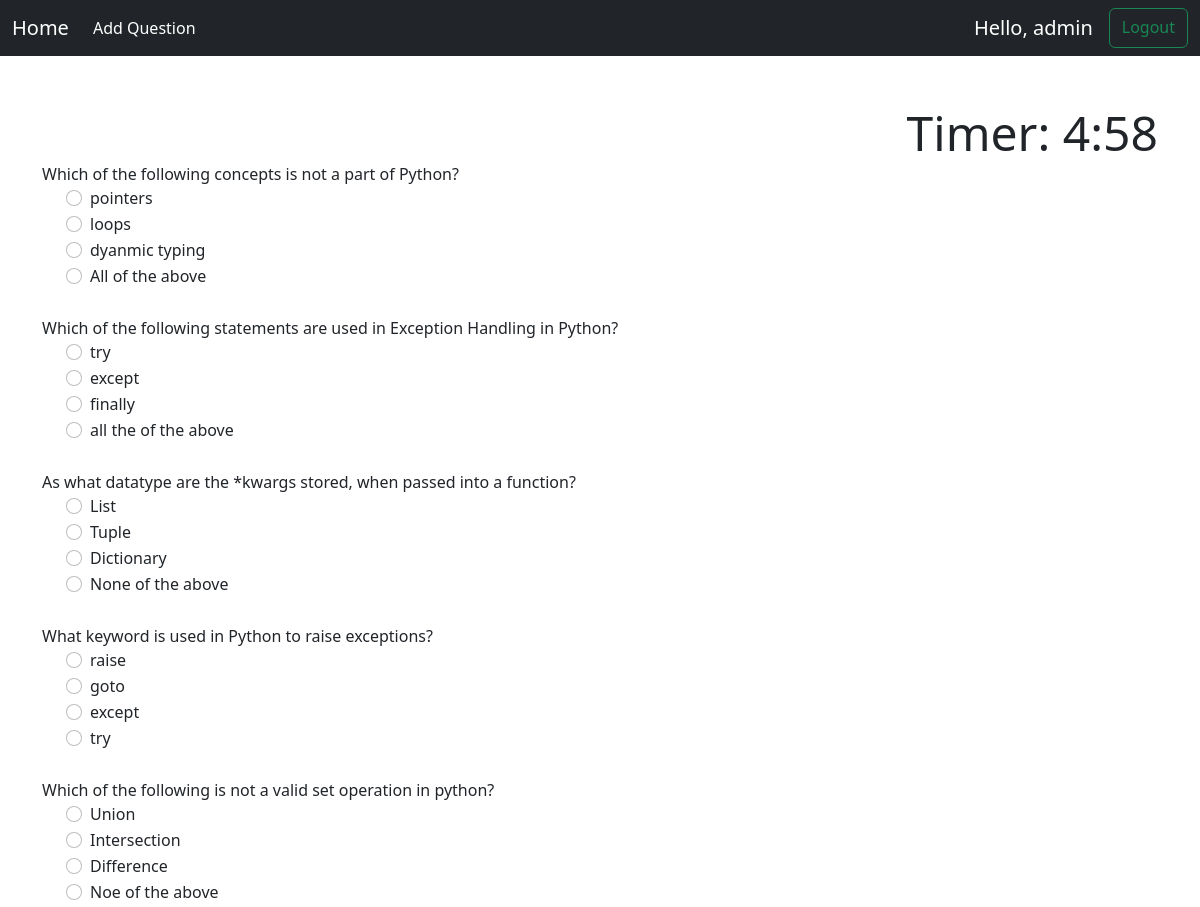
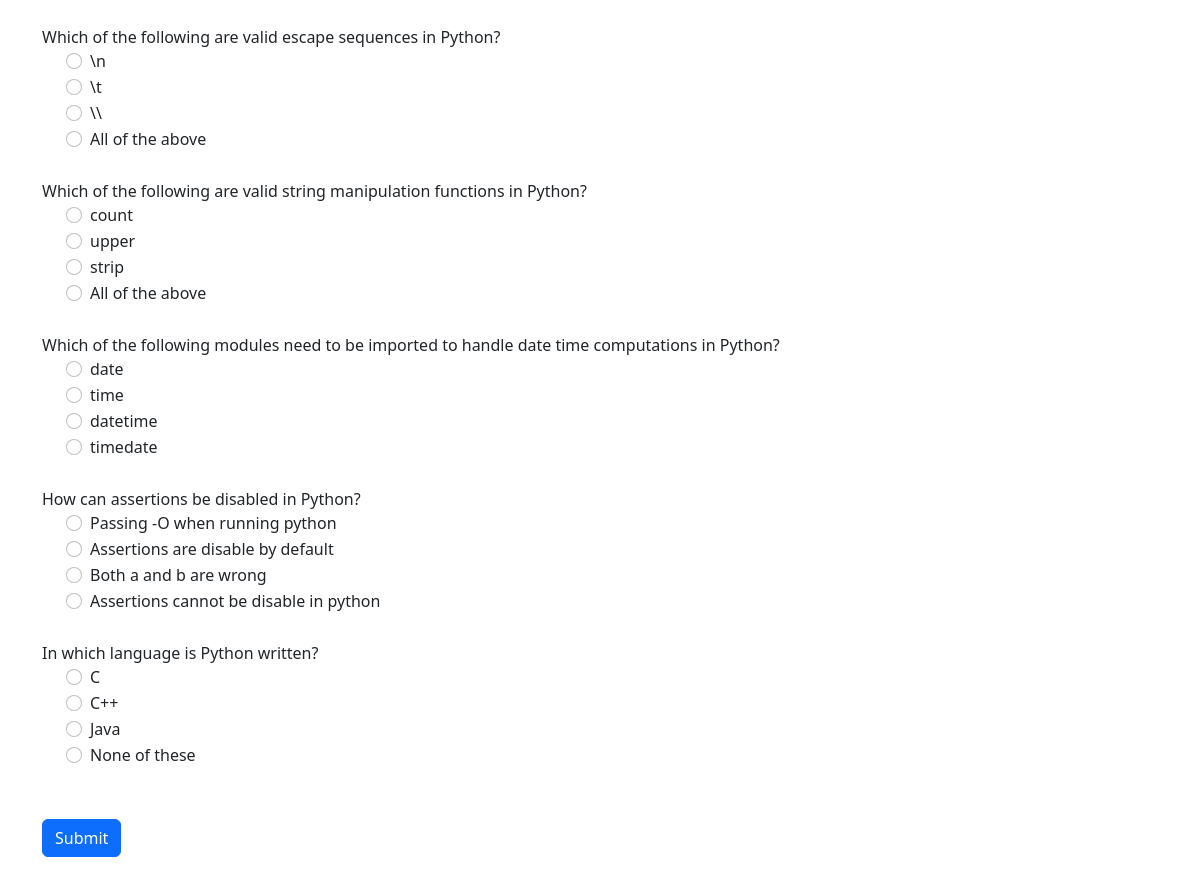
The app's page /home/ (signed in) with its own data (2 pictures, top to bottom).
### app/models.py (models this page shows, shortened)
class QuesModel(models.Model):
    question = models.CharField(max_length=200,null=True)
    op1 = models.CharField(max_length=200,null=True)
    op2 = models.CharField(max_length=200,null=True)
    op3 = models.CharField(max_length=200,null=True)
    op4 = models.CharField(max_length=200,null=True)
    ans = models.CharField(max_length=200,null=True)

### app/views.py (the view)
# urls.py: path('home/', home,name='home'),
@login_required(login_url='login')
def home(request):
    if request.method == 'POST':
        print(request.POST)
        questions = QuesModel.objects.all()
        score = 0
        wrong = 0
        correct = 0
        total = 0
        for q in questions:
            total += 1
            print(request.POST.get(q.question))
            print(q.ans)
            if q.ans == request.POST.get('quest'+str(q.id)):
                score += 10
                correct += 1
            else:
                wrong += 1
        percent = score/(total*10) * 100
        context = {
            'score': score,
            'time': request.POST.get('timer'),
            'correct': correct,
            'wrong': wrong,
            'percent': percent,
            'total': total
        }
        return render(request, 'result.html', context)
    else:
        questions = QuesModel.objects.all()
        context = {
            'questions': questions
        }
        return render(request, 'home.html', context)

### templates/home.html (shortened to what this page needs)
{% extends 'quiz/dependencies.html' %} {% block content %} {% load static %}
<div class="container">
  <div class="display-5 mt-5" align="right" id="displaytimer"></div>
  <form method="post" action="" id="myform">
    {% csrf_token %} {% for q in questions%}
    <div class="form-group">
      <label for="question">{{q.question}}</label>
    </div>
    <div class="form-check">
      <div class="form-check">
        <input
          class="form-check-input"
          type="radio"
          name="quest{{q.id}}"
          id="gridRadios1"
          value="option1"
        />
        <label class="form-check-label" for="gridRadios1"> {{q.op1}} </label>
      </div>
      <div class="form-check">
        <input
          class="form-check-input"
          type="radio"
          name="quest{{q.id}}"
          id="gridRadios2"
          value="option2"
        />
        <label class="form-check-label" for="gridRadios2"> {{q.op2}} </label>
      </div>
      <div class="form-check">
        <input
          class="form-check-input"
          type="radio"
          name="quest{{q.id}}"
          id="gridRadios1"
          value="option3"
        />
        <label class="form-check-label" for="gridRadios1"> {{q.op3}} </label>
      </div>
      <div class="form-check">
        <input
          class="form-check-input"
          type="radio"
          name="quest{{q.id}}"
          id="gridRadios2"
          value="option4"
        />
        <label class="form-check-label" for="gridRadios2"> {{q.op4}} </label>
      </div>
      <br />
    </div>
    {% endfor %}
    <br />
    <button type="submit" class="btn btn-primary">Submit</button>
  </form>
</div>
{% endblock %}

### templates/quiz/dependencies.html (shortened to what this page needs)
{% load static %}
<html>
  <head>
    <link
      href="https://cdn.jsdelivr.net/npm/bootstrap@5.2.0-beta1/dist/css/bootstrap.min.css"
      rel="stylesheet"
    />
  </head>
  <body>
    {% include 'quiz/navbar.html' %} {% block content %} {% endblock %}
    <br />
  </body>
</html>

### templates/quiz/navbar.html (shortened to what this page needs)
{% load static %}
<nav class="navbar navbar-expand-lg navbar-dark bg-dark">
  <div class="container-fluid">
    <a class="navbar-brand" href="{% url 'home'%}">Home</a>
    <div class="collapse navbar-collapse" id="navbarSupportedContent">
      <ul class="navbar-nav me-auto mb-2 mb-lg-0">
        {% if user.is_superuser %}
        <li class="nav-item">
          <a
            class="nav-link active"
            aria-current="page"
            href="{% url 'addQuestion' %}"
            >Add Question</a
          >
        </li>
        {% endif %}
      </ul>
      <div class="d-flex">
        {% if user.is_authenticated %}
        <span class="nav-link navbar-brand">Hello, {{request.user}}</span>
        <a class="btn btn-outline-success" href="{% url 'logout' %}">Logout</a>
        {% else %}
        <a class="btn btn-outline-success" href="{% url 'login' %}">Login</a>
        {% endif %}
      </div>
    </div>
  </div>
</nav>

### records on screen
QuesModel: question "Which of the following concepts is not a part of Python?", op1 "pointers", op2 "loops", op3 "dyanmic typing", op4 "All of the above"
QuesModel: question "Which of the following statements are used in Exception Handling in Python?", op1 "try", op2 "except", op3 "finally", op4 "all the of the above"
QuesModel: question "As what datatype are the *kwargs stored, when passed into a function?", op1 "List", op2 "Tuple", op3 "Dictionary", op4 "None of the above"
QuesModel: question "What keyword is used in Python to raise exceptions?", op1 "raise", op2 "goto", op3 "except", op4 "try"
QuesModel: question "Which of the following is not a valid set operation in python?", op1 "Union", op2 "Intersection", op3 "Difference", op4 "Noe of the above"
QuesModel: question "Which of the following are valid escape sequences in Python?", op1 "\\n", op2 "\\t", op3 "\\\\", op4 "All of the above"
QuesModel: question "Which of the following are valid string manipulation functions in Python?", op1 "count", op2 "upper", op3 "strip", op4 "All of the above"
QuesModel: question "Which of the following modules need to be imported to handle date time computations in Python?", op1 "date", op2 "time", op3 "datetime", op4 "timedate"
QuesModel: question "How can assertions be disabled in Python?", op1 "Passing -O when running python", op2 "Assertions are disable by default", op3 "Both a and b are wrong", op4 "Assertions cannot be disable in python"
QuesModel: question "In which language is Python written?", op1 "C", op2 "C++", op3 "Java", op4 "None of these"

### other values on screen
{{ request.user }} "admin"
